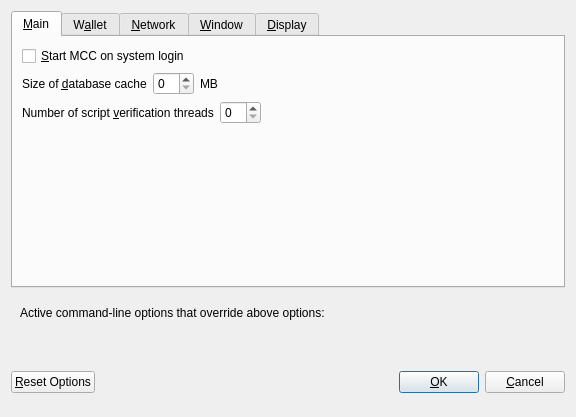
<?xml version="1.0" encoding="UTF-8"?>
<ui version="4.0">
 <class>OptionsDialog</class>
 <widget class="QDialog" name="OptionsDialog">
  <property name="geometry">
   <rect>
    <x>0</x>
    <y>0</y>
    <width>576</width>
    <height>417</height>
   </rect>
  </property>
  <property name="windowTitle">
   <string>Options</string>
  </property>
  <property name="modal">
   <bool>true</bool>
  </property>
  <layout class="QVBoxLayout" name="verticalLayout">
   <item>
    <widget class="QTabWidget" name="tabWidget">
     <property name="currentIndex">
      <number>0</number>
     </property>
     <widget class="QWidget" name="tabMain">
      <attribute name="title">
       <string>&amp;Main</string>
      </attribute>
      <layout class="QVBoxLayout" name="verticalLayout_Main">
       <item>
        <widget class="QCheckBox" name="bitcoinAtStartup">
         <property name="toolTip">
          <string>Automatically start MCC after logging in to the system.</string>
         </property>
         <property name="text">
          <string>&amp;Start MCC on system login</string>
         </property>
        </widget>
       </item>
       <item>
        <layout class="QHBoxLayout" name="horizontalLayout_2_Main">
         <item>
          <widget class="QLabel" name="databaseCacheLabel">
           <property name="text">
            <string>Size of &amp;database cache</string>
           </property>
           <property name="textFormat">
            <enum>Qt::PlainText</enum>
           </property>
           <property name="buddy">
            <cstring>databaseCache</cstring>
           </property>
          </widget>
         </item>
         <item>
          <widget class="QSpinBox" name="databaseCache"/>
         </item>
         <item>
          <widget class="QLabel" name="databaseCacheUnitLabel">
           <property name="text">
            <string>MB</string>
           </property>
           <property name="textFormat">
            <enum>Qt::PlainText</enum>
           </property>
          </widget>
         </item>
         <item>
          <spacer name="horizontalSpacer_2_Main">
           <property name="orientation">
            <enum>Qt::Horizontal</enum>
           </property>
           <property name="sizeHint" stdset="0">
            <size>
             <width>40</width>
             <height>20</height>
            </size>
           </property>
          </spacer>
         </item>
        </layout>
       </item>
       <item>
        <layout class="QHBoxLayout" name="horizontalLayout_3_Main">
         <item>
          <widget class="QLabel" name="threadsScriptVerifLabel">
           <property name="text">
            <string>Number of script &amp;verification threads</string>
           </property>
           <property name="textFormat">
            <enum>Qt::PlainText</enum>
           </property>
           <property name="buddy">
            <cstring>threadsScriptVerif</cstring>
           </property>
          </widget>
         </item>
         <item>
          <widget class="QSpinBox" name="threadsScriptVerif">
           <property name="toolTip">
            <string>(0 = auto, &lt;0 = leave that many cores free)</string>
           </property>
          </widget>
         </item>
         <item>
          <spacer name="horizontalSpacer_3_Main">
           <property name="orientation">
            <enum>Qt::Horizontal</enum>
           </property>
           <property name="sizeHint" stdset="0">
            <size>
             <width>40</width>
             <height>20</height>
            </size>
           </property>
          </spacer>
         </item>
        </layout>
       </item>
       <item>
        <spacer name="verticalSpacer_Main">
         <property name="orientation">
          <enum>Qt::Vertical</enum>
         </property>
         <property name="sizeHint" stdset="0">
          <size>
           <width>20</width>
           <height>40</height>
          </size>
         </property>
        </spacer>
       </item>
      </layout>
     </widget>
     <widget class="QWidget" name="tabWallet">
      <attribute name="title">
       <string>W&amp;allet</string>
      </attribute>
      <layout class="QVBoxLayout" name="verticalLayout_Wallet">
       <item>
        <widget class="QGroupBox" name="groupBox">
         <property name="title">
          <string>Expert</string>
         </property>
         <layout class="QVBoxLayout" name="verticalLayout_2">
          <item>
           <widget class="QCheckBox" name="coinControlFeatures">
            <property name="toolTip">
             <string>Whether to show coin control features or not.</string>
            </property>
            <property name="text">
             <string>Enable coin &amp;control features</string>
            </property>
           </widget>
          </item>
          <item>
           <widget class="QCheckBox" name="showMasternodesTab">
            <property name="toolTip">
             <string>Show additional tab listing all your masternodes in first sub-tab&lt;br/&gt;and all masternodes on the network in second sub-tab.</string>
            </property>
            <property name="text">
             <string>Show Masternodes Tab</string>
            </property>
           </widget>
          </item>
          <item>
           <widget class="QCheckBox" name="spendZeroConfChange">
            <property name="toolTip">
             <string>If you disable the spending of unconfirmed change, the change from a transaction&lt;br/&gt;cannot be used until that transaction has at least one confirmation.&lt;br/&gt;This also affects how your balance is computed.</string>
            </property>
            <property name="text">
             <string>&amp;Spend unconfirmed change</string>
            </property>
           </widget>
          </item>
         </layout>
        </widget>
       </item>
       <item>
        <spacer name="verticalSpacer_Wallet">
         <property name="orientation">
          <enum>Qt::Vertical</enum>
         </property>
         <property name="sizeHint" stdset="0">
          <size>
           <width>20</width>
           <height>40</height>
          </size>
         </property>
        </spacer>
       </item>
      </layout>
     </widget>
     <widget class="QWidget" name="tabNetwork">
      <attribute name="title">
       <string>&amp;Network</string>
      </attribute>
      <layout class="QVBoxLayout" name="verticalLayout_Network">
       <item>
        <widget class="QCheckBox" name="mapPortUpnp">
         <property name="toolTip">
          <string>Automatically open the MCC client port on the router. This only works when your router supports UPnP and it is enabled.</string>
         </property>
         <property name="text">
          <string>Map port using &amp;UPnP</string>
         </property>
        </widget>
       </item>
       <item>
        <widget class="QCheckBox" name="allowIncoming">
         <property name="toolTip">
          <string>Accept connections from outside</string>
         </property>
         <property name="text">
          <string>Allow incoming connections</string>
         </property>
        </widget>
       </item>
       <item>
        <widget class="QCheckBox" name="connectSocks">
         <property name="toolTip">
          <string>Connect to the MCC network through a SOCKS5 proxy.</string>
         </property>
         <property name="text">
          <string>&amp;Connect through SOCKS5 proxy (default proxy):</string>
         </property>
        </widget>
       </item>
       <item>
        <layout class="QHBoxLayout" name="horizontalLayout_1_Network">
         <item>
          <widget class="QLabel" name="proxyIpLabel">
           <property name="text">
            <string>Proxy &amp;IP:</string>
           </property>
           <property name="textFormat">
            <enum>Qt::PlainText</enum>
           </property>
           <property name="buddy">
            <cstring>proxyIp</cstring>
           </property>
          </widget>
         </item>
         <item>
          <widget class="QValidatedLineEdit" name="proxyIp">
           <property name="minimumSize">
            <size>
             <width>140</width>
             <height>0</height>
            </size>
           </property>
           <property name="maximumSize">
            <size>
             <width>140</width>
             <height>16777215</height>
            </size>
           </property>
           <property name="toolTip">
            <string>IP address of the proxy (e.g. IPv4: 127.0.0.1 / IPv6: ::1)</string>
           </property>
          </widget>
         </item>
         <item>
          <widget class="QLabel" name="proxyPortLabel">
           <property name="text">
            <string>&amp;Port:</string>
           </property>
           <property name="textFormat">
            <enum>Qt::PlainText</enum>
           </property>
           <property name="buddy">
            <cstring>proxyPort</cstring>
           </property>
          </widget>
         </item>
         <item>
          <widget class="QLineEdit" name="proxyPort">
           <property name="minimumSize">
            <size>
             <width>55</width>
             <height>0</height>
            </size>
           </property>
           <property name="maximumSize">
            <size>
             <width>55</width>
             <height>16777215</height>
            </size>
           </property>
           <property name="toolTip">
            <string>Port of the proxy (e.g. 9050)</string>
           </property>
          </widget>
         </item>
         <item>
          <spacer name="horizontalSpacer_1_Network">
           <property name="orientation">
            <enum>Qt::Horizontal</enum>
           </property>
           <property name="sizeHint" stdset="0">
            <size>
             <width>40</width>
             <height>20</height>
            </size>
           </property>
          </spacer>
         </item>
        </layout>
       </item>
       <item>
        <spacer name="verticalSpacer_Network">
         <property name="orientation">
          <enum>Qt::Vertical</enum>
         </property>
         <property name="sizeHint" stdset="0">
          <size>
           <width>20</width>
           <height>40</height>
          </size>
         </property>
        </spacer>
       </item>
      </layout>
     </widget>
     <widget class="QWidget" name="tabWindow">
      <attribute name="title">
       <string>&amp;Window</string>
      </attribute>
      <layout class="QVBoxLayout" name="verticalLayout_Window">
       <item>
        <widget class="QCheckBox" name="minimizeToTray">
         <property name="toolTip">
          <string>Show only a tray icon after minimizing the window.</string>
         </property>
         <property name="text">
          <string>&amp;Minimize to the tray instead of the taskbar</string>
         </property>
        </widget>
       </item>
       <item>
        <widget class="QCheckBox" name="minimizeOnClose">
         <property name="toolTip">
          <string>Minimize instead of exit the application when the window is closed. When this option is enabled, the application will be closed only after selecting Quit in the menu.</string>
         </property>
         <property name="text">
          <string>M&amp;inimize on close</string>
         </property>
        </widget>
       </item>
       <item>
        <spacer name="verticalSpacer_Window">
         <property name="orientation">
          <enum>Qt::Vertical</enum>
         </property>
         <property name="sizeHint" stdset="0">
          <size>
           <width>20</width>
           <height>40</height>
          </size>
         </property>
        </spacer>
       </item>
      </layout>
     </widget>
     <widget class="QWidget" name="tabDisplay">
      <attribute name="title">
       <string>&amp;Display</string>
      </attribute>
      <layout class="QVBoxLayout" name="verticalLayout_Display">
       <item>
        <layout class="QHBoxLayout" name="horizontalLayout_1_Display">
         <item>
          <widget class="QLabel" name="langLabel">
           <property name="text">
            <string>User Interface &amp;language:</string>
           </property>
           <property name="textFormat">
            <enum>Qt::PlainText</enum>
           </property>
           <property name="buddy">
            <cstring>lang</cstring>
           </property>
          </widget>
         </item>
         <item>
          <widget class="QValueComboBox" name="lang">
           <property name="toolTip">
            <string>The user interface language can be set here. This setting will take effect after restarting MCC.</string>
           </property>
          </widget>
         </item>
        </layout>
       </item>
       <item>
        <widget class="QLabel" name="label_3">
         <property name="toolTip">
          <string notr="true"/>
         </property>
         <property name="statusTip">
          <string notr="true"/>
         </property>
         <property name="whatsThis">
          <string notr="true"/>
         </property>
         <property name="accessibleName">
          <string notr="true"/>
         </property>
         <property name="text">
          <string>Language missing or translation incomplete? Help contributing translations here:
https://www.transifex.com/mcc-project/mcc-project-translations</string>
         </property>
         <property name="wordWrap">
          <bool>true</bool>
         </property>
         <property name="openExternalLinks">
          <bool>true</bool>
         </property>
         <property name="textInteractionFlags">
          <set>Qt::TextBrowserInteraction</set>
         </property>
        </widget>
       </item>
       <item>
        <layout class="QHBoxLayout" name="horizontalLayout_4_Display" stretch="0,0">
         <item>
          <widget class="QLabel" name="themeLabel">
           <property name="text">
            <string>User Interface Theme:</string>
           </property>
          </widget>
         </item>
         <item>
          <widget class="QValueComboBox" name="theme"/>
         </item>
        </layout>
       </item>
       <item>
        <widget class="Line" name="line">
         <property name="orientation">
          <enum>Qt::Horizontal</enum>
         </property>
        </widget>
       </item>
       <item>
        <layout class="QHBoxLayout" name="horizontalLayout_2_Display">
         <item>
          <widget class="QLabel" name="unitLabel">
           <property name="text">
            <string>&amp;Unit to show amounts in:</string>
           </property>
           <property name="textFormat">
            <enum>Qt::PlainText</enum>
           </property>
           <property name="buddy">
            <cstring>unit</cstring>
           </property>
          </widget>
         </item>
         <item>
          <widget class="QValueComboBox" name="unit">
           <property name="toolTip">
            <string>Choose the default subdivision unit to show in the interface and when sending coins.</string>
           </property>
          </widget>
         </item>
        </layout>
       </item>
       <item>
        <layout class="QHBoxLayout" name="horizontalLayout_5_Display">
         <item>
          <widget class="QLabel" name="digitsLabel">
           <property name="text">
            <string>Decimal digits</string>
           </property>
          </widget>
         </item>
         <item>
          <widget class="QValueComboBox" name="digits"/>
         </item>
        </layout>
       </item>
       <item>
        <layout class="QHBoxLayout" name="horizontalLayout_3_Display">
         <item>
          <widget class="QLabel" name="thirdPartyTxUrlsLabel">
           <property name="toolTip">
            <string>Third party URLs (e.g. a block explorer) that appear in the transactions tab as context menu items. %s in the URL is replaced by transaction hash. Multiple URLs are separated by vertical bar |.</string>
           </property>
           <property name="text">
            <string>Third party transaction URLs</string>
           </property>
           <property name="buddy">
            <cstring>thirdPartyTxUrls</cstring>
           </property>
          </widget>
         </item>
         <item>
          <widget class="QLineEdit" name="thirdPartyTxUrls">
           <property name="toolTip">
            <string>Third party URLs (e.g. a block explorer) that appear in the transactions tab as context menu items. %s in the URL is replaced by transaction hash. Multiple URLs are separated by vertical bar |.</string>
           </property>
          </widget>
         </item>
        </layout>
       </item>
       <item>
        <spacer name="verticalSpacer">
         <property name="orientation">
          <enum>Qt::Vertical</enum>
         </property>
         <property name="sizeHint" stdset="0">
          <size>
           <width>20</width>
           <height>40</height>
          </size>
         </property>
        </spacer>
       </item>
      </layout>
     </widget>
    </widget>
   </item>
   <item>
    <widget class="QFrame" name="frame">
     <layout class="QVBoxLayout" name="verticalLayout_Bottom">
      <item>
       <layout class="QHBoxLayout" name="horizontalLayout_Bottom">
        <item>
         <widget class="QLabel" name="overriddenByCommandLineInfoLabel">
          <property name="text">
           <string>Active command-line options that override above options:</string>
          </property>
          <property name="textFormat">
           <enum>Qt::PlainText</enum>
          </property>
         </widget>
        </item>
        <item>
         <spacer name="horizontalSpacer_Bottom">
          <property name="orientation">
           <enum>Qt::Horizontal</enum>
          </property>
          <property name="sizeHint" stdset="0">
           <size>
            <width>40</width>
            <height>20</height>
           </size>
          </property>
         </spacer>
        </item>
       </layout>
      </item>
      <item>
       <widget class="QLabel" name="overriddenByCommandLineLabel">
        <property name="text">
         <string/>
        </property>
        <property name="textFormat">
         <enum>Qt::PlainText</enum>
        </property>
        <property name="wordWrap">
         <bool>true</bool>
        </property>
       </widget>
      </item>
     </layout>
    </widget>
   </item>
   <item>
    <layout class="QHBoxLayout" name="horizontalLayout_Buttons">
     <item>
      <widget class="QPushButton" name="resetButton">
       <property name="toolTip">
        <string>Reset all client options to default.</string>
       </property>
       <property name="text">
        <string>&amp;Reset Options</string>
       </property>
       <property name="autoDefault">
        <bool>false</bool>
       </property>
      </widget>
     </item>
     <item>
      <spacer name="horizontalSpacer_1">
       <property name="orientation">
        <enum>Qt::Horizontal</enum>
       </property>
       <property name="sizeHint" stdset="0">
        <size>
         <width>40</width>
         <height>48</height>
        </size>
       </property>
      </spacer>
     </item>
     <item>
      <widget class="QLabel" name="statusLabel">
       <property name="minimumSize">
        <size>
         <width>200</width>
         <height>0</height>
        </size>
       </property>
       <property name="font">
        <font>
         <weight>75</weight>
         <bold>true</bold>
        </font>
       </property>
       <property name="text">
        <string/>
       </property>
       <property name="textFormat">
        <enum>Qt::PlainText</enum>
       </property>
       <property name="wordWrap">
        <bool>true</bool>
       </property>
      </widget>
     </item>
     <item>
      <spacer name="horizontalSpacer_2">
       <property name="orientation">
        <enum>Qt::Horizontal</enum>
       </property>
       <property name="sizeHint" stdset="0">
        <size>
         <width>40</width>
         <height>48</height>
        </size>
       </property>
      </spacer>
     </item>
     <item>
      <widget class="QPushButton" name="okButton">
       <property name="text">
        <string>&amp;OK</string>
       </property>
       <property name="autoDefault">
        <bool>false</bool>
       </property>
       <property name="default">
        <bool>true</bool>
       </property>
      </widget>
     </item>
     <item>
      <widget class="QPushButton" name="cancelButton">
       <property name="text">
        <string>&amp;Cancel</string>
       </property>
       <property name="autoDefault">
        <bool>false</bool>
       </property>
      </widget>
     </item>
    </layout>
   </item>
  </layout>
 </widget>
 <customwidgets>
  <customwidget>
   <class>QValidatedLineEdit</class>
   <extends>QLineEdit</extends>
   <header>qvalidatedlineedit.h</header>
  </customwidget>
  <customwidget>
   <class>QValueComboBox</class>
   <extends>QComboBox</extends>
   <header>qvaluecombobox.h</header>
  </customwidget>
 </customwidgets>
 <resources/>
 <connections/>
</ui>
